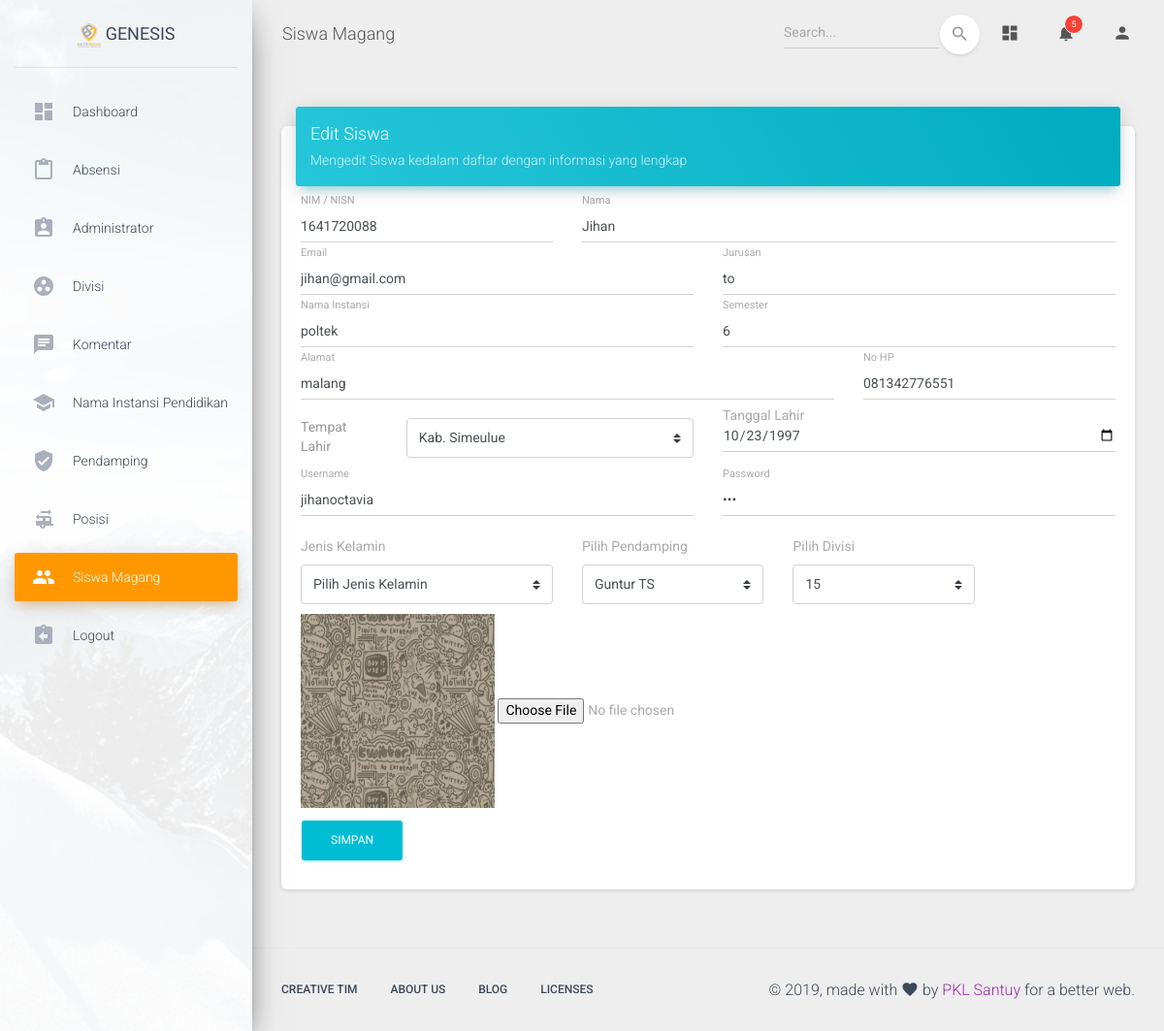
/index.php/Admin/SiswaMagang/update/15, run on the app's committed database.
### tables this page shows
CREATE TABLE `siswa_magang` (
  `id_siswa` int(11) NOT NULL,
  `nim_nisn` varchar(15) NOT NULL,
  `nama` varchar(55) NOT NULL,
  `email` varchar(25) NOT NULL,
  `jurusan` varchar(25) NOT NULL,
  `nama_instansi` varchar(45) NOT NULL,
  `semester` int(8) NOT NULL,
  `alamat` varchar(100) NOT NULL,
  `no_hp` varchar(12) NOT NULL,
  `tempat_lahir` varchar(25) NOT NULL,
  `tanggal_lahir` varchar(45) NOT NULL,
  `username` varchar(45) NOT NULL,
  `password` text NOT NULL,
  `jenis_kelamin` varchar(15) NOT NULL,
  `foto` varchar(100) NOT NULL,
  `fk_id_pendamping` int(11) DEFAULT NULL,
  `fk_posisi_magang` int(11) NOT NULL
);

### application/controllers/Admin/SiswaMagang.php (called while the page is built, shortened)
<?php
class SiswaMagang extends CI_Controller {
	public function __construct()
	{
		$this->load->library('form_validation');
		$this->load->model('SiswaModel');
	}
	public function update($id)
	{
		$this->form_validation->set_error_delimiters('<p class="text-danger">','</p');
		$this->form_validation->set_rules('nim_nisn','nim_nisn',"required|trim");
		$this->form_validation->set_rules('nama','nama',"required");
		$this->form_validation->set_rules('email','email',"required");
		$this->form_validation->set_rules('jurusan','jurusan',"required");
		$this->form_validation->set_rules('nama_instansi','nama_instansi',"required");
		$this->form_validation->set_rules('semester','semester',"required");
		$this->form_validation->set_rules('alamat','alamat',"required");
		$this->form_validation->set_rules('no_hp','no_hp',"required");
		$this->form_validation->set_rules('tempat_lahir','tempat_lahir',"required");
		$this->form_validation->set_rules('tanggal_lahir','tanggal_lahir',"required");
		$this->form_validation->set_rules('username','username',"required");
		$this->form_validation->set_rules('password','password',"required");
		$this->form_validation->set_rules('jenis_kelamin','jenis_kelamin',"required");
		$this->form_validation->set_rules('fk_id_pendamping','nama',"required");
		$this->form_validation->set_rules('fk_posisi_magang','fk_posisi_magang',"required");
		if ($this->form_validation->run() == FALSE) {
			$data['siswa_magang'] = $this->SiswaModel->get_id($id);
			$this->load->view('admin/siswa/template/header');
			$this->load->view('admin/siswa/update',$data);
			$this->load->view('admin/siswa/template/footer');
	}
}
}

### index.php (called while the page is built, shortened)
<?php
require_once BASEPATH.'core/CodeIgniter.php';

### application/models/SiswaModel.php (called while the page is built, shortened)
<?php
class SiswaModel extends CI_Model {
	public function get_id($id)
	{
		return $this->db->where('id_siswa',$id)->get('siswa_magang')->row(0);
	}
}

### application/views/admin/siswa/update.php (the view, shortened to what this page needs)
<div class="content">
  <div class="container-fluid">
    <div class="row">
      <div class="col-md-12">
        <div class="card">
          <div class="card-header card-header-info">
            <h4 class="card-title ">Edit Siswa</h4>
            <p class="card-category">Mengedit Siswa kedalam daftar dengan informasi yang lengkap</p>
          </div>
          <div class="card-body">
            <form action="" method="post" enctype="multipart/form-data">
              <div class="row">
                <div class="col-sm-4">
                  <div class="form-group">
                    <label for="nim_nisn" class="bmd-label-floating">NIM / NISN</label>
                    <input type="text" class="form-control" name="nim_nisn" value="<?php echo $siswa_magang->nim_nisn ?>" required autofocus>
                  </div>
                </div>
                <div class="col-sm-8">
                  <div class="form-group">
                    <label for="nama" class="bmd-label-floating">Nama</label>
                    <input type="text" class="form-control" name="nama" value="<?php echo $siswa_magang->nama ?>" required>
                  </div>
                </div>
              </div>
              <div class="row">
                <div class="col-sm-6">
                  <div class="form-group">
                    <label for="email" class="bmd-label-floating">Email</label>
                    <input type="email" class="form-control" name="email" value="<?php echo $siswa_magang->email ?>" required>
                  </div>
                </div>
                <div class="col-sm-6">
                  <div class="form-group">
                    <label for="jurusan" class="bmd-label-floating">Jurusan</label>
                    <input type="text" name="jurusan" class="form-control" value="<?php echo $siswa_magang->jurusan ?>" required>
                  </div>
                </div>
              </div>
              <div class="row">
                <div class="col-sm-6">
                  <div class="form-group">
                    <label for="nama_instansi" class="bmd-label-floating">Nama Instansi</label>
                    <input type="text" name="nama_instansi" class="form-control" value="<?php echo $siswa_magang->nama_instansi ?>" required>
                  </div>
                </div>
                <div class="col-sm-6">
                  <div class="form-group">
                    <label for="semester" class="bmd-label-floating">Semester</label>
                    <input type="number" name="semester" class="form-control" value="<?php echo $siswa_magang->semester ?>" required>
                  </div>
                </div>
              </div>
              <div class="row">
                <div class="col-sm-8">
                  <div class="form-group">
                    <label for="alamat" class="bmd-label-floating">Alamat</label>
                    <input type="text" name="alamat" class="form-control" value="<?php echo $siswa_magang->alamat ?>" required>
                  </div>
                </div>
                <div class="col-sm-4">
                  <div class="form-group">
                    <label for="no_hp" class="bmd-label-floating">No HP</label>
                    <input type="number" name="no_hp" class="form-control" value="<?php echo $siswa_magang->no_hp ?>" required>
                  </div>
                </div>
              </div>
              <div class="row">
                <div class="col-sm-6">
                  <div class="form-group">
                    <div class="row">
                      <div class="col-md-3">
                        <label for="tempat_lahir" class="bmd-label-floating">Tempat Lahir</label>
                      </div>
                      <div class="col-md-9">
                        <select class="custom-select" name="tempat_lahir"class="form-control" id="tempat_lahir">
                          <?php foreach ($this->db->get('kota')->result_array() as $key => $value): ?>
                          <option value="<?php echo $value['id_kota'] ?>"><?php echo $value['nama_kota'] ?></option>
                          <?php endforeach ?>
                        </select>
                      </div>
                    </div>
                  </div>
                </div>
                <div class="col-md-6">
                  <div class="form-group">
                    <label for="tanggal_lahir">Tanggal Lahir</label>
                    <input type="date" name=tanggal_lahir class="form-control"  value="<?php echo $siswa_magang->tanggal_lahir ?>" autofocus required>
                  </div>
                </div>
              </div>
              <div class="row">
                <div class="col-sm-6">
                  <div class="form-group">
                    <label for="username" class="bmd-label-floating">Username</label>
                    <input type="text" name="username" class="form-control" value="<?php echo $siswa_magang->username ?>" required>
                  </div>
                </div>
                <div class="col-sm-6">
                  <div class="form-group">
                    <label for="password" class="bmd-label-floating">Password</label>
                    <input type="password" name="password" class="form-control" value="<?php echo $siswa_magang->password ?>" required>
                  </div>
                </div>
              </div>
              <div class="row">
                <div class="col-sm-4">
                  <div class="form-group">
                    <label for="jenis_kelamin">Jenis Kelamin</label>
                    <select class="custom-select" name="jenis_kelamin" required>
                      <option selected value="">Pilih Jenis Kelamin</option>
                    </select>
                  </div>
                </div>
                <div class="col-sm-3">
                  <div class="form-group">
                    <label for="nama_divisi">Pilih Pendamping</label>
                    <select class="custom-select" name="fk_id_pendamping"class="form-control">
                      <?php foreach ($this->db->get('pendamping_magang')->result_array() as $key => $value): ?>
                      <option value="<?php echo $value['id_pendamping'] ?>"><?php echo $value['nama'] ?></option>
                      <?php endforeach ?>
                    </select>
                  </div>
                </div>
                <div class="col-sm-3">
                  <div class="form-group">
                    <label for="nama_divisi">Pilih Divisi</label>
                    <select class="custom-select" name="fk_posisi_magang"class="form-control">
                      <?php foreach ($this->db->get('posisi_magang')->result_array() as $key => $value): ?>
                      <option value="<?php echo $value['id_posisi'] ?>"><?php echo $value['nama_posisi'] ?></option>
                      <?php endforeach ?>
                    </select>
                  </div>
                </div>
              </div>
              <img src="<?php echo base_url('./assets/uploads/siswa/'.$siswa_magang->foto.'');?>" height="200px" width="200px">
              <label class="file">
                <input type="file" class="form-control-file" name="foto">
              </label>
              <div class="form-group">
                <input class="btn btn-info" type="submit" value="Simpan">
              </div>
            </form>
          </div>
        </div>
      </div>
    </div>
  </div>
</div>

### data on the page
siswa_magang: nim_nisn "1641720088", nama "Jihan", email "jihan@gmail.com", jurusan "to", nama_instansi "poltek", semester "6", alamat "malang", no_hp "081342776551", tanggal_lahir "10/23/1997", username "jihanoctavia", foto (picture)

### other printed values
form field tempat_lahir "Kab. Simeulue"
form field fk_id_pendamping "Guntur TS"
form field fk_posisi_magang "15"
